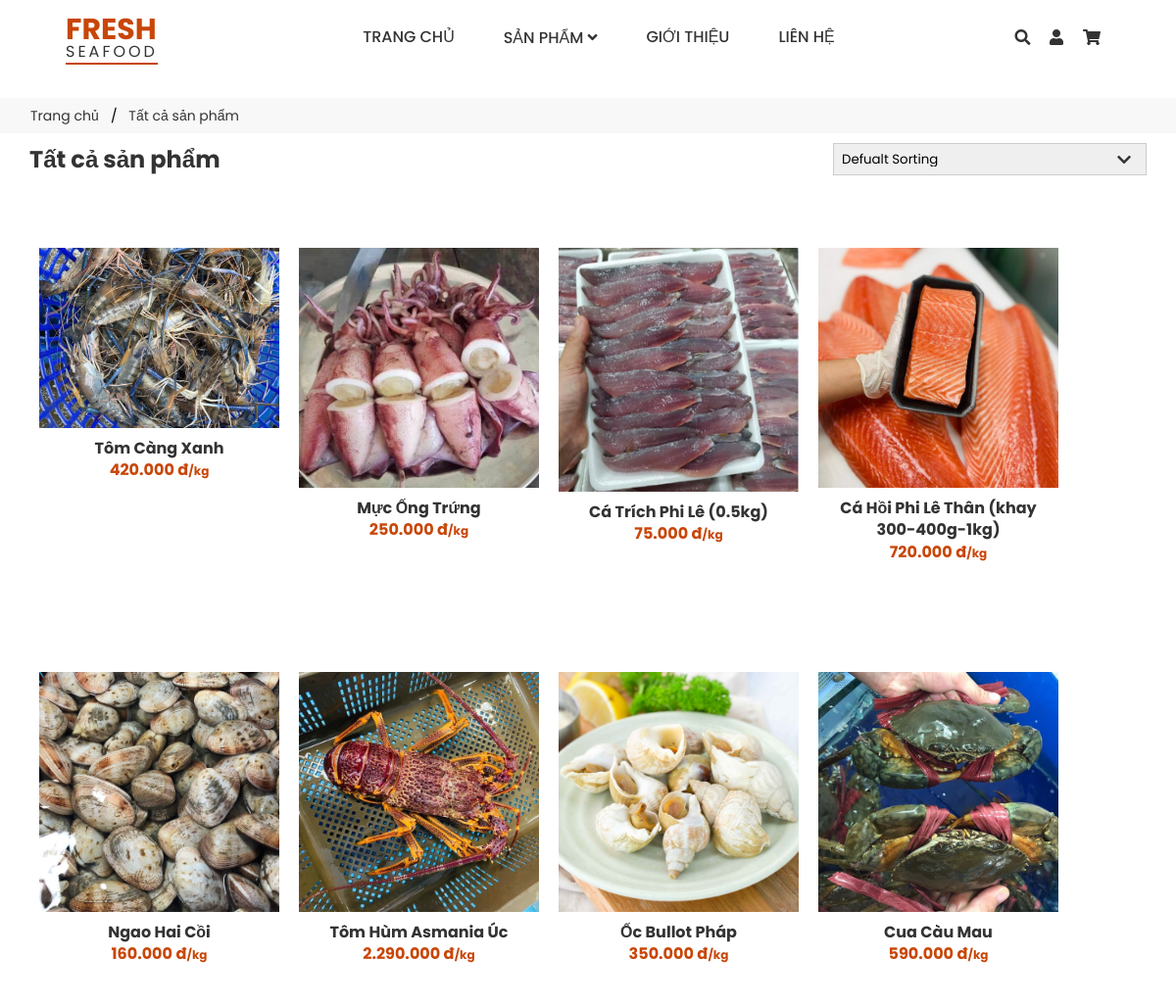
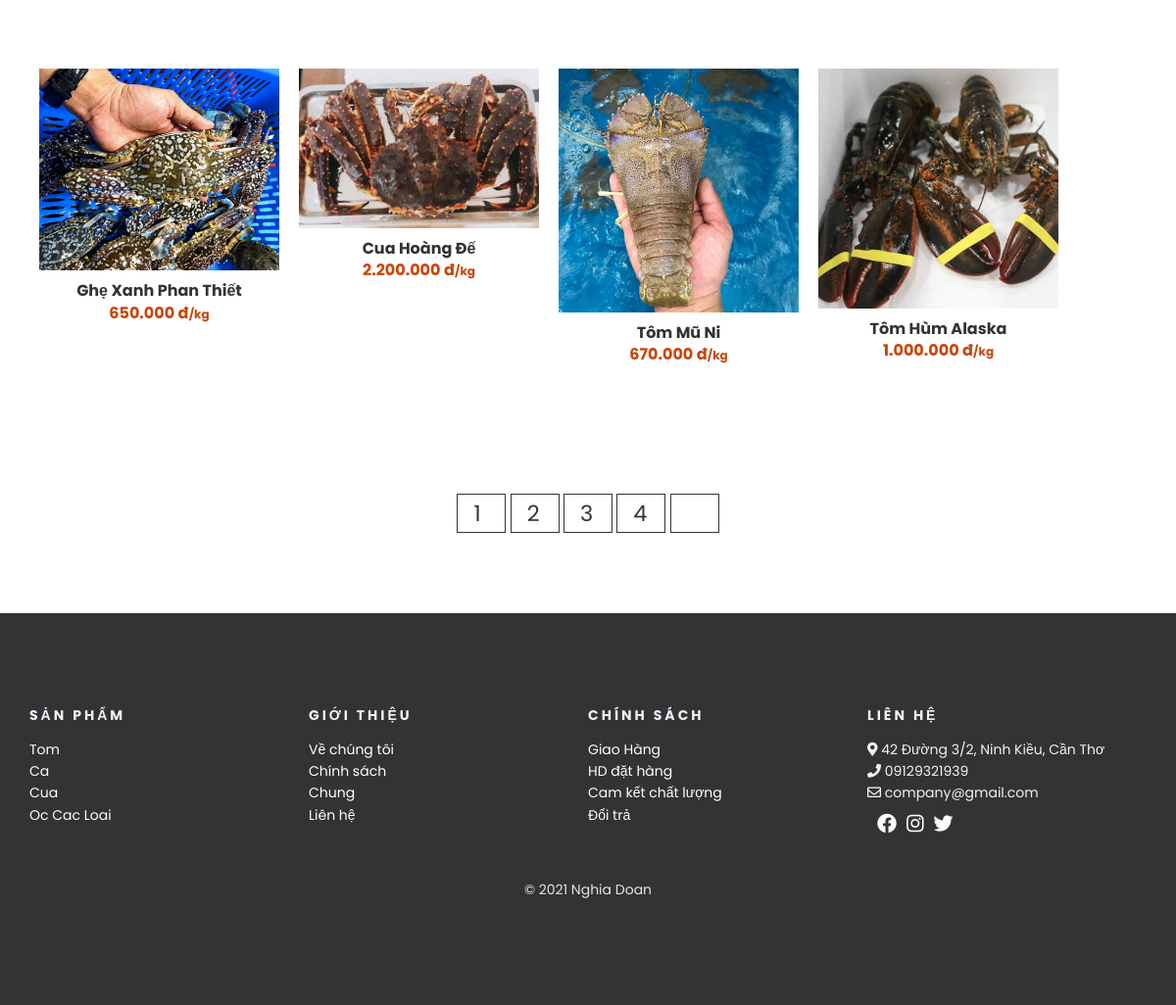
Screenshot of /sanpham/tatca with the database file from the repository (2 pictures, top to bottom).
### tables this page shows
CREATE TABLE `tbl_product` (
  `id_product` int(11) UNSIGNED NOT NULL,
  `title_product` varchar(255) NOT NULL,
  `price_product` varchar(100) NOT NULL,
  `desc_product` text NOT NULL,
  `quantity_product` int(11) NOT NULL,
  `image_product` varchar(100) NOT NULL,
  `id_category_product` int(11) UNSIGNED NOT NULL,
  `product_hot` int(11) NOT NULL
);

### system/libs/Load.php (called while the page is built, shortened)
<?php
    class Load{
        public function view($filename, $data = false){
            include ('app/views/'.$filename.'.php');
        }
        public function model($filename){
            return new $filename();
        }
    }
?>

### app/controllers/sanpham.php (called while the page is built, shortened)
<?php
    class sanpham extends DController{
        public function tatca(){
            $table = "tbl_category_product";
            $table_product = 'tbl_product';
            $categoryModel = $this->load->model('categoryModel');
            $data['category'] = $categoryModel -> category_home($table);
            $data['list_product'] = $categoryModel -> list_product_home($table_product);
            $this ->load -> view('header', $data);
           $this ->load -> view('list_product', $data);
           $this ->load -> view('footer');
        }
    }
?>

### index.php (called while the page is built, shortened)
 <?php
    $Main = new main();
?>

### system/libs/Database.php (called while the page is built, shortened)
<?php
    class Database extends PDO{
        public function select($sql, $data = array(), $fetchStyle = PDO::FETCH_ASSOC){
            $statement = $this->prepare($sql);
            $statement -> execute();
            return $statement -> fetchAll($fetchStyle);
        }
    }
?>

### app/models/categoryModel.php (called while the page is built, shortened)
<?php
    class categoryModel extends DModel{
        public function list_product_home($table_product){
            $sql = "SELECT * FROM $table_product ORDER BY $table_product.id_product DESC";
            return $this -> db->select($sql);
        }
    }
?>

### system/libs/DController.php (called while the page is built, shortened)
<?php
    class DController{
        public function __construct(){
            $this->load = new Load();
        }
    }
?>

### system/libs/DModel.php (called while the page is built, shortened)
<?php
    class DModel{
        public function __construct(){
            $connect = 'mysql:dbname=pdo_seafoodweb; host=localhost; charset=utf8';
            $user = 'root';
            $password = '';
           $this-> db = new Database($connect, $user, $password);
        }
    }
?>

### app/views/list_product.php (the view, shortened to what this page needs)
<section class="section all-products" id="products">
    <ul class="breadcrumb">
        <div class="container">
            <li><a href="<?php echo BASE_URL  ?>">Trang chủ</a></li>
            <li>Tất cả sản phẩm</li>
        </div>
    </ul>
    <div class="products-top container">
        <h1>Tất cả sản phẩm</h1>
        <form>
            <select>
                <option value="1">Defualt Sorting</option>
            </select>
            <span><i class="fas fa-chevron-down"></i></span>
        </form>
    </div>
    <div class="products-center container">
    <?php foreach($list_product as $key => $product) {?>
        <form action="<?php echo BASE_URL ?>giohang/themvaogio " method="POST">
          <div class="products-item">
          <a href="<?php echo BASE_URL ?>sanpham/chitietsanpham?id=<?php echo $product['id_product']?>">
            <img
              src="<?php echo BASE_URL ?>public/uploads/product/<?php echo $product['image_product'] ?>"
              alt="unsplash"
              class="products-image"
            />
            </a>
            <div class="products-details">
            <a href="<?php echo BASE_URL ?>sanpham/chitietsanpham?id=<?php echo $product['id_product']?>"> <h1><?php echo $product['title_product']?></h1></a>
                <strong><?php echo number_format($product['price_product'],0,',','.').' '.'đ'?><span style="font-size:12px">/kg</span></strong>
                <button class="products-btn"><span>THÊM VÀO GIỎ</span></button>
            </div>
          </div>
        </form>
          <?php }?>
    </div>
   </section>
    <section class="products-pagination">
        <div class=" container">
            <span>1</span>
            <span>2</span>
            <span>3</span>
            <span>4</span>
            <span><i class="fas fa-long-arrow-alt-right"></i></span>
        </div>
        </section>

### system/libs/main.php (shortened to what this page needs)
<?php
    class main{
        public $url;
        public $controllerName = "index";
        public $methodName = "index";
        public $controllerPath = "app/controllers/";
        public $controller;
        public function __construct(){
             $this->callMethod();
        }
        public function getUrl(){
            $this->url = isset ($_GET['url']) ? $_GET['url'] : NULL;
            if($this->url  != NULL){
                $this->url  = rtrim($this->url , '/');
                $this->url  = explode('/', filter_var($this->url , FILTER_SANITIZE_URL));
            }
            else{
                unset($this->url );
            }
        }
        public function loadController(){
            if(!isset($this->url[0])){
                include $this->controllerPath.$this->controllerName.'.php';
                $this->controller = new $this->controllerName();
            }else{
                $this->controllerName = $this->url[0];
                $fileName = $this->controllerPath.$this->controllerName.'.php';
                if(file_exists($fileName)){
                    if(class_exists($this->controllerName)){
                        $this->controller = new $this->controllerName();
                    }else{
                    }
                }else{
                }
            }
        }
        public function callMethod(){
            if(isset($this->url[2])){
                $this->methodName = $this->$url[1];
                if(method_exists($this->controller,$this->methodName )){
                    $this->controller->{$this->$methodName}($this->url[2]);
                }else{
                    header("Location:".BASE_URL."index/notfound");
                }
            }else{
                if(isset($this->url[1])){
                    $this->methodName = $this->url[1];
                    if(method_exists($this->controller, $this->methodName )){
                        $this->controller->{$this->methodName}();
                    }else{
                        header("Location:".BASE_URL."index/notfound");
                    }
                }else{
                    if(method_exists($this->controller,$this->methodName )){
                        $this->controller->{$this->methodName}();
                    }else{
                        header("Location:".BASE_URL."index/notfound");
                    }
                }
            }
        }
    }
?>

### app/views/header.php (shortened to what this page needs)
<!DOCTYPE html>
<html lang="en">
<head>
    <link rel="stylesheet" href="https://cdn.jsdelivr.net/npm/@fortawesome/fontawesome-free@5.15.3/css/fontawesome.min.css">
    <link rel="stylesheet" href="<?php echo BASE_URL  ?>/public/css/style.css">
    <link rel="stylesheet" href="<?php echo BASE_URL  ?>/public/css/reset.css 20-39-32-031.css">
    <link rel="stylesheet" href="https://pro.fontawesome.com/releases/v5.10.0/css/all.css"/>
    <link rel="stylesheet" href="<?php echo BASE_URL  ?>/public/css/lightslider.css">
</head>
<header class="header">
                <a href="<?php echo BASE_URL  ?> " class="header-logo">
                    <span class="header-title">FRESH</span><p class="header-note">SEAFOOD</p>
                </a>
                    <ul class="header-menu-list">
                        <li class="header-menu-item">
                            <a href="<?php echo BASE_URL  ?>" class="header-menu-link"> Trang Chủ</a>
                        </li>
                        <li class="header-menu-item has-child">
                            <a href="<?php echo BASE_URL  ?>sanpham/tatca" class="header-menu-link">SẢN PHẨM <i class="fa fa-angle-down" aria-hidden="true"></i></a>
                        </li>
                        <li class="header-menu-item">
                            <a href="#" class="header-menu-link">GIỚI THIỆU</a>
                        </li>
                        <li class="header-menu-item">
                            <a href="<?php echo BASE_URL  ?>danhmuc" class="header-menu-link">LIÊN HỆ</a>
                        </li>
                    </ul>
                <div class="header-menu-right">
                    <div class="search-bar">
                            <div class="search-bar-icon">
                                <i class="fas fa-search"></i>
                            </div>
                    </div>
                    <a href="<?php echo BASE_URL ?>khachhang/dangnhap"><i class="fas fa-user"></i></a>
                    <a href="<?php echo BASE_URL  ?>giohang"><i class="fas fa-shopping-cart">
                    </i>
                    </a>
                </div>
            </header>

### app/views/footer.php (shortened to what this page needs)
 <div class="footer">
        <div class="container">
            <ul class="footer-menu">
                <li class="footer-item">
                    <h1 class="footer-title">Sản Phẩm</h1>
                    <a href="#" class="footer-link">Tom</a>
                    <a href="#" class="footer-link">Ca</a>
                    <a href="#" class="footer-link">Cua</a>
                    <a href="#" class="footer-link">Oc Cac Loai</a>
                </li>
                <li class="footer-item">
                    <h1 class="footer-title">Giới Thiệu</h1>
                    <a href="#" class="footer-link">Về chúng tôi</a>
                    <a href="#" class="footer-link">Chính sách</a>
                    <a href="#" class="footer-link">Chung</a>
                    <a href="#" class="footer-link">Liên hệ</a>
                </li>
                <li class="footer-item">
                    <h1 class="footer-title">Chính Sách</h1>
                    <a href="#" class="footer-link">Giao Hàng</a>
                    <a href="#" class="footer-link">HD đặt hàng</a>
                    <a href="#" class="footer-link">Cam kết chất lượng</a>
                    <a href="#" class="footer-link">Đổi trả</a>
                </li>
                <li class="footer-item">
                    <h1 class="footer-title">Liên Hệ</h1>
                    <div class="footer-item-add">
                    <p><i class="fas fa-map-marker-alt"></i> 42 Đường 3/2, Ninh Kiều, Cần Thơ</p>
                    <p> <i class="fas fa-phone"></i> 09129321939</p>
                    <p>   <i class="far fa-envelope"></i> company@gmail.com</p>
                    </div>
                    <div class="footer-social">
                        <a href="#" class="footer-link social-link"><i class="fab fa-facebook"></i></a>
                        <a href="#" class="footer-link social-link"><i class="fab fa-instagram"></i></a>
                        <a href="#" class="footer-link social-link"><i class="fab fa-twitter"></i></a>
                    </div>
                </li>
            </ul>
            <div class="footer-copyright"><span>&copy; 2021 Nghia Doan</span></div>
        </div>
    </div>
</body>
</html>

### rows the page displays
tbl_product: image_product (picture), title_product "Tôm Càng Xanh", price_product "420.000"
tbl_product: image_product (picture), title_product "Mực Ống Trứng", price_product "250.000"
tbl_product: image_product (picture), title_product "Cá Trích Phi Lê (0.5kg)", price_product "75.000"
tbl_product: image_product (picture), title_product "Cá Hồi Phi Lê Thân (khay 300-400g-1kg)", price_product "720.000"
tbl_product: image_product (picture), title_product "Ngao Hai Cồi", price_product "160.000"
tbl_product: image_product (picture), title_product "Tôm Hùm Asmania Úc", price_product "2.290.000"
tbl_product: image_product (picture), title_product "Ốc Bullot Pháp", price_product "350.000"
tbl_product: image_product (picture), title_product "Cua Càu Mau", price_product "590.000"
tbl_product: image_product (picture), title_product "Ghẹ Xanh Phan Thiết", price_product "650.000"
tbl_product: image_product (picture), title_product "Cua Hoàng Đế", price_product "2.200.000"
tbl_product: image_product (picture), title_product "Tôm Mũ Ni", price_product "670.000"
tbl_product: image_product (picture), title_product "Tôm Hùm Alaska", price_product "1.000.000"
